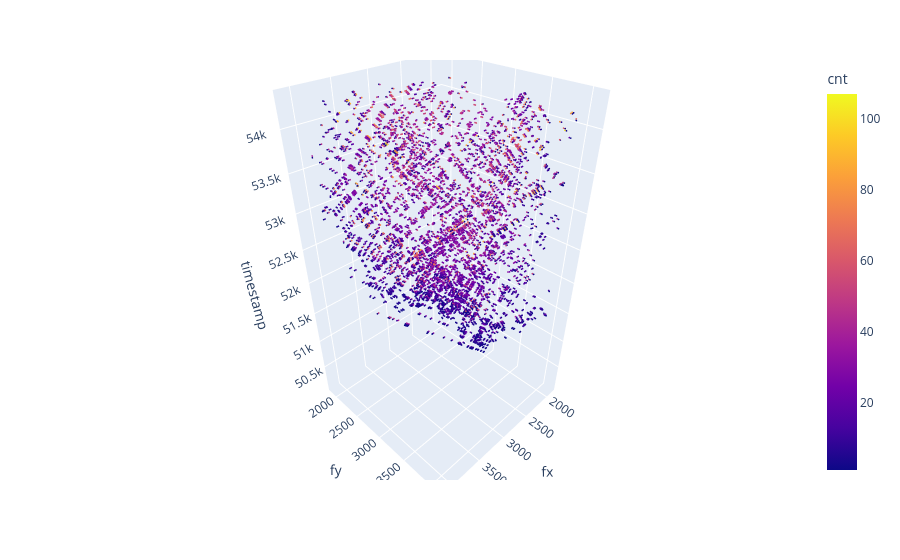

The notebook cell this image was saved under:
### Code cell
fig = px.scatter_3d(df,x="fx",y="fy",z="timestamp",color="cnt")

# 散布図の点の大きさを小さくする（例：size=2）
fig.update_traces(marker=dict(size=1))

# 凡例を非表示にする（line_idごとの凡例は不要な場合）
fig.update_layout(showlegend=False)
# グラフを表示
fig.show()

### Figure 1 — Plotly figure (JSON) as saved in the notebook; plotly's stock layout.template omitted (floating-point values rounded to 4 significant figures; data arrays with more than 128 entries replaced by an {"elided": "..."} marker saying what was removed)
{"data": [{"hovertemplate": "fx=%{x}<br>fy=%{y}<br>timestamp=%{z}<br>cnt=%{marker.color}<extra></extra>", "legendgroup": "", "marker": {"color": {"elided": "10000 int values"}, "coloraxis": "coloraxis", "size": 1, "symbol": "circle"}, "mode": "markers", "name": "", "scene": "scene", "showlegend": false, "type": "scatter3d", "x": {"elided": "10000 float values"}, "y": {"elided": "10000 float values"}, "z": {"elided": "10000 float values"}}], "layout": {"coloraxis": {"colorbar": {"title": {"text": "cnt"}}, "colorscale": [[0, "#0d0887"], [0.1111, "#46039f"], [0.2222, "#7201a8"], [0.3333, "#9c179e"], [0.4444, "#bd3786"], [0.5556, "#d8576b"], [0.6667, "#ed7953"], [0.7778, "#fb9f3a"], [0.8889, "#fdca26"], [1, "#f0f921"]]}, "legend": {"tracegroupgap": 0}, "margin": {"t": 60}, "scene": {"domain": {"x": [0, 1], "y": [0, 1]}, "xaxis": {"title": {"text": "fx"}}, "yaxis": {"title": {"text": "fy"}}, "zaxis": {"title": {"text": "timestamp"}}}, "showlegend": false}}
